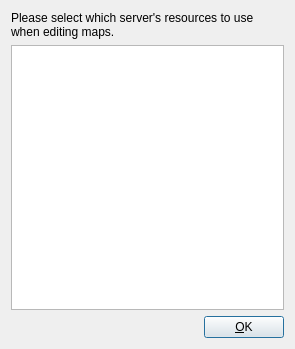
<?xml version="1.0" encoding="UTF-8"?>
<ui version="4.0">
 <class>ServerChooserDialog</class>
 <widget class="QDialog" name="ServerChooserDialog">
  <property name="geometry">
   <rect>
    <x>0</x>
    <y>0</y>
    <width>295</width>
    <height>349</height>
   </rect>
  </property>
  <property name="windowTitle">
   <string>Select Resources...</string>
  </property>
  <layout class="QVBoxLayout" name="verticalLayout">
   <item>
    <widget class="QLabel" name="InstructionsLabel">
     <property name="text">
      <string>Please select which server's resources to use when editing maps.</string>
     </property>
     <property name="alignment">
      <set>Qt::AlignLeading|Qt::AlignLeft|Qt::AlignTop</set>
     </property>
     <property name="wordWrap">
      <bool>true</bool>
     </property>
    </widget>
   </item>
   <item>
    <widget class="QListView" name="ResourcesList"/>
   </item>
   <item>
    <layout class="QHBoxLayout" name="horizontalLayout">
     <item>
      <spacer name="horizontalSpacer">
       <property name="orientation">
        <enum>Qt::Horizontal</enum>
       </property>
       <property name="sizeHint" stdset="0">
        <size>
         <width>40</width>
         <height>20</height>
        </size>
       </property>
      </spacer>
     </item>
     <item>
      <widget class="QPushButton" name="buttonOK">
       <property name="sizePolicy">
        <sizepolicy hsizetype="Maximum" vsizetype="Fixed">
         <horstretch>0</horstretch>
         <verstretch>0</verstretch>
        </sizepolicy>
       </property>
       <property name="text">
        <string>&amp;OK</string>
       </property>
      </widget>
     </item>
    </layout>
   </item>
  </layout>
 </widget>
 <resources/>
 <connections>
  <connection>
   <sender>buttonOK</sender>
   <signal>clicked()</signal>
   <receiver>ServerChooserDialog</receiver>
   <slot>accept()</slot>
   <hints>
    <hint type="sourcelabel">
     <x>266</x>
     <y>330</y>
    </hint>
    <hint type="destinationlabel">
     <x>147</x>
     <y>174</y>
    </hint>
   </hints>
  </connection>
 </connections>
</ui>
